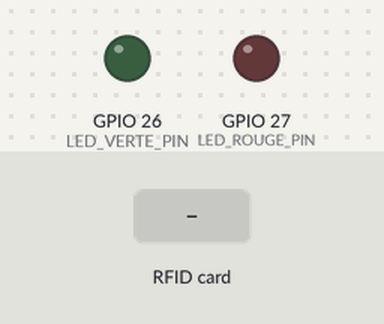
Recording of a program running on a simulated ESP32. On the bench: output pins drawn as LEDs (lit = HIGH). The inputs (shaded band) are chosen by the test bench. WiFi joins after 1.5 s; servers stay silent unless stated; uploads are accepted with an empty reply; what the program prints to the serial monitor is not drawn.

Above: at 2.9 s.
3.0 s: RFID card 5E 7A 19 C4 held to the reader
At 3.9 s:
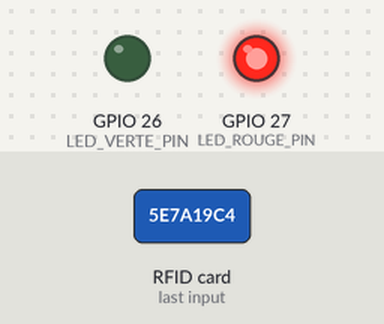
Timing chart, 0 to 6.7 s (numbered marks = the images above; inputs shaded):
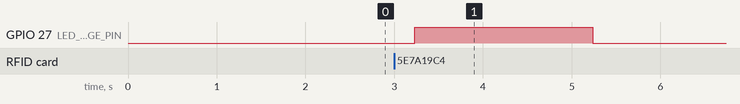

Measured:
- after the input at 3.0 s, GPIO 27 (LED_ROUGE_PIN): LOW → HIGH after 0.23 s, → LOW 2.0 s later

The program:

main.cpp
```cpp
#include <SPI.h>
#include <MFRC522.h>
#include <WiFi.h>
#include <WebServer.h>
#include <HTTPClient.h>

// Identifiants Wi-Fi
const char* SSID_WIFI = "Wifi_Iot215";
const char* PASS_WIFI = "CIEL1234#+";

// Configuration Serveur Raspberry Pi & API
const char* RASPBERRY_IP        = "172.16.10.245";
const char* API_KEY             = "acaa2c160d087f00d94d77393a0185f7"; // Clé reçue
const char* RASPBERRY_URL_TEST  = "http://172.16.10.245/";
const char* RASPBERRY_URL_API   = "http://172.16.10.245/api/rfid.php";

// Pins RFID & LEDs
#define SS_PIN         5
#define RST_PIN        22
#define LED_VERTE_PIN  26
#define LED_ROUGE_PIN  27

MFRC522 rfid(SS_PIN, RST_PIN);
WebServer server(80);

// Variables d'état
String dernierBadge = "Aucun";
String dernierStatut = "En attente...";
String dernierUtilisateur = "";
int nbAccesLiaison = 0;

// Minuterie non-bloquante pour les LED
unsigned long tempsEteindreLed = 0;

// Génération du tableau de bord HTML
String genererHTML() {
  String html = "<!DOCTYPE html><html lang='fr'><head><meta charset='UTF-8'><meta name='viewport' content='width=device-width, initial-scale=1.0'>";
  html += "<meta http-equiv='refresh' content='2'>";
  html += "<title>Contrôle d'accès ESP32</title>";
  html += "<style>";
  html += "body { font-family: Arial, sans-serif; background: #f2f2f2; color: #111; margin: 0; padding: 20px; }";
  html += ".container { max-width: 380px; margin: 50px auto; background: #fff; border: 1px solid #ccc; border-radius: 8px; padding: 20px; }";
  html += "h1 { font-size: 18px; text-align: center; margin-bottom: 18px; }";
  html += ".badge-box, .user-box, .status, .counter { border: 1px solid #ddd; background: #fafafa; padding: 10px; margin-bottom: 12px; border-radius: 5px; }";
  html += ".badge-box { font-family: monospace; font-weight: bold; }";
  html += ".status { text-align: center; font-weight: bold; }";
  html += ".ok { background: #eaf8ea; color: #136a13; border-color: #b7d9b7; }";
  html += ".fail { background: #fdecec; color: #8d1f1f; border-color: #e4b5b5; }";
  html += ".wait { background: #f4f4f4; color: #444; border-color: #d7d7d7; }";
  html += ".counter { text-align: center; }";
  html += "</style></head><body>";

  html += "<div class='container'>";
  html += "<h1>Contrôle d'Accès Salle 215</h1>";
  html += "<div class='badge-box'>Badge : " + dernierBadge + "</div>";

  if (dernierUtilisateur != "") {
    html += "<div class='user-box'>Utilisateur : " + dernierUtilisateur + "</div>";
  }

  if (dernierStatut == "AUTORISÉ") {
    html += "<div class='status ok'>Accès Accordé</div>";
  } else if (dernierStatut == "REFUSÉ" || dernierStatut == "INCONNU" || dernierStatut == "ERREUR") {
    html += "<div class='status fail'>" + dernierStatut + "</div>";
  } else {
    html += "<div class='status wait'>En attente...</div>";
  }

  html += "<div class='counter'>Entrées autorisées : <span>" + String(nbAccesLiaison) + "</span></div>";
  html += "</div></body></html>";
  return html;
}

void handleRoot() {
  server.send(200, "text/html", genererHTML());
}

// 1. Test réseau initial (HTTP GET)
bool testerConnexionRaspberry() {
  if (WiFi.status() != WL_CONNECTED) return false;

  HTTPClient http;
  http.begin(RASPBERRY_URL_TEST);
  http.setTimeout(2000); // Timeout de 2s

  int httpCode = http.GET();
  http.end();

  Serial.print("Test réseau HTTP GET racine (172.16.10.245) : ");
  Serial.println(httpCode);

  return (httpCode == HTTP_CODE_OK);
}

// 2. Envoi du badge à l'API (HTTP POST)
String envoyerRequeteRaspberry(String uid) {
  if (WiFi.status() != WL_CONNECTED) return "ERREUR_WIFI";

  HTTPClient http;
  http.begin(RASPBERRY_URL_API);
  http.setTimeout(3000); // Timeout de 3s

  // En-têtes exigés par l'API
  http.addHeader("Content-Type", "application/json");
  http.addHeader("X-API-KEY", API_KEY);
  http.addHeader("User-Agent", "ESP32-RFID");
  http.addHeader("Connection", "close");

  String body = "{\"uid\":\"" + uid + "\"}";
  int httpCode = http.POST(body);
  String reponseServeur = "";

  if (httpCode == HTTP_CODE_OK) {
    reponseServeur = http.getString();
    Serial.println("Réponse API RPi : " + reponseServeur);
  } else {
    Serial.print("Erreur HTTP POST (Code ");
    Serial.print(httpCode);
    Serial.println(")");
    reponseServeur = "ERREUR";
  }

  http.end();
  return reponseServeur;
}

void setup() {
  Serial.begin(115200);

  pinMode(LED_VERTE_PIN, OUTPUT);
  pinMode(LED_ROUGE_PIN, OUTPUT);
  digitalWrite(LED_VERTE_PIN, LOW);
  digitalWrite(LED_ROUGE_PIN, LOW);

  SPI.begin(18, 19, 23, SS_PIN);
  rfid.PCD_Init();

  // Connexion Wi-Fi
  WiFi.begin(SSID_WIFI, PASS_WIFI);
  Serial.print("Connexion au Wi-Fi");
  while (WiFi.status() != WL_CONNECTED) {
    delay(500);
    Serial.print(".");
  }
  Serial.println("\nWi-Fi Connecté !");
  Serial.print("Serveur Web ESP32 sur : http://");
  Serial.println(WiFi.localIP());

  // Test de présence du serveur RPi
  if (testerConnexionRaspberry()) {
    Serial.println(">> RÉSEAU OK : Le serveur 172.16.10.245 réponds bien !");
  } else {
    Serial.println(">> AVERTISSEMENT : Impossible de joindre la racine du serveur.");
  }

  // Démarrage du serveur web embarqué
  server.on("/", handleRoot);
  server.begin();
}

void loop() {
  // Traiter les clients web de l'ESP32
  server.handleClient();

  // Extinction automatique des LED (gestion non-bloquante)
  if (tempsEteindreLed > 0 && millis() > tempsEteindreLed) {
    digitalWrite(LED_VERTE_PIN, LOW);
    digitalWrite(LED_ROUGE_PIN, LOW);
    tempsEteindreLed = 0;
  }

  // Lecture RFID
  if (!rfid.PICC_IsNewCardPresent() || !rfid.PICC_ReadCardSerial()) {
    delay(10);
    return;
  }

  // Formatage de l'UID
  String cardUID = "";
  for (byte i = 0; i < rfid.uid.size; i++) {
    if (rfid.uid.uidByte[i] < 0x10) cardUID += "0";
    cardUID += String(rfid.uid.uidByte[i], HEX);
  }
  cardUID.toUpperCase();
  dernierBadge = cardUID;

  Serial.println("\n----------------------------------");
  Serial.println("Scan du badge : " + cardUID);

  // Requête API
  String reponseJSON = envoyerRequeteRaspberry(cardUID);

  // Traitement du résultat
  if (reponseJSON.indexOf("\"autorise\"") > -1) {
    dernierStatut = "AUTORISÉ";
    nbAccesLiaison++;

    int posPrenom = reponseJSON.indexOf("\"prenom\":");
    if (posPrenom > -1) {
      int debut = reponseJSON.indexOf("\"", posPrenom + 9) + 1;
      int fin = reponseJSON.indexOf("\"", debut);
      dernierUtilisateur = reponseJSON.substring(debut, fin);
    } else {
      dernierUtilisateur = "Client";
    }

    digitalWrite(LED_VERTE_PIN, HIGH);
    digitalWrite(LED_ROUGE_PIN, LOW);
  }
  else if (reponseJSON.indexOf("\"refuse\"") > -1) {
    dernierStatut = "REFUSÉ";
    dernierUtilisateur = "Accès non autorisé";
    digitalWrite(LED_ROUGE_PIN, HIGH);
    digitalWrite(LED_VERTE_PIN, LOW);
  }
  else if (reponseJSON.indexOf("\"inconnu\"") > -1) {
    dernierStatut = "INCONNU";
    dernierUtilisateur = "Badge non enregistré";
    digitalWrite(LED_ROUGE_PIN, HIGH);
    digitalWrite(LED_VERTE_PIN, LOW);
  }
  else {
    dernierStatut = "ERREUR";
    dernierUtilisateur = "Erreur serveur / API";
    digitalWrite(LED_ROUGE_PIN, HIGH);
    digitalWrite(LED_VERTE_PIN, LOW);
  }

  // Maintien des LED allumées pendant 2 secondes
  tempsEteindreLed = millis() + 2000;

  rfid.PICC_HaltA();
  rfid.PCD_StopCrypto1();
}
```
